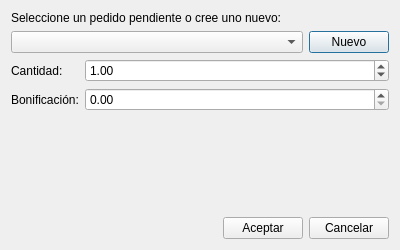
<?xml version="1.0" encoding="UTF-8"?>
<ui version="4.0">
 <class>DialogAnadirAPedido</class>
 <widget class="QDialog" name="DialogAnadirAPedido">
  <property name="geometry">
   <rect>
    <x>0</x>
    <y>0</y>
    <width>400</width>
    <height>250</height>
   </rect>
  </property>
  <property name="windowTitle">
   <string>Añadir a Pedido</string>
  </property>
  <layout class="QVBoxLayout" name="verticalLayout">
   <item>
    <widget class="QLabel" name="label">
     <property name="text">
      <string>Seleccione un pedido pendiente o cree uno nuevo:</string>
     </property>
    </widget>
   </item>
   <item>
    <layout class="QHBoxLayout" name="horizontalLayout">
     <item>
      <widget class="QComboBox" name="comboBoxPedidos">
       <property name="sizePolicy">
        <sizepolicy hsizetype="Expanding" vsizetype="Fixed">
         <horstretch>0</horstretch>
         <verstretch>0</verstretch>
        </sizepolicy>
       </property>
      </widget>
     </item>
     <item>
      <widget class="QPushButton" name="pushButtonNuevo">
       <property name="text">
        <string>Nuevo</string>
       </property>
      </widget>
     </item>
    </layout>
   </item>
   <item>
    <layout class="QFormLayout" name="formLayout">
     <item row="0" column="0">
      <widget class="QLabel" name="labelCantidad">
       <property name="text">
        <string>Cantidad:</string>
       </property>
      </widget>
     </item>
     <item row="0" column="1">
      <widget class="QDoubleSpinBox" name="doubleSpinBoxCantidad">
       <property name="minimum">
        <double>0.010000000000000</double>
       </property>
       <property name="maximum">
        <double>99999.990000000000000</double>
       </property>
       <property name="value">
        <double>1.000000000000000</double>
       </property>
      </widget>
     </item>
     <item row="1" column="0">
      <widget class="QLabel" name="labelBonificacion">
       <property name="text">
        <string>Bonificación:</string>
       </property>
      </widget>
     </item>
     <item row="1" column="1">
      <widget class="QDoubleSpinBox" name="doubleSpinBoxBonificacion">
       <property name="minimum">
        <double>0.0</double>
       </property>
       <property name="maximum">
        <double>99999.990000000000000</double>
       </property>
       <property name="value">
        <double>0.0</double>
       </property>
      </widget>
     </item>
    </layout>
   </item>
   <item>
    <spacer name="verticalSpacer">
     <property name="orientation">
      <enum>Qt::Orientation::Vertical</enum>
     </property>
     <property name="sizeHint" stdset="0">
      <size>
       <width>20</width>
       <height>40</height>
      </size>
     </property>
    </spacer>
   </item>
   <item>
    <layout class="QHBoxLayout" name="horizontalLayout_2">
     <item>
      <spacer name="horizontalSpacer">
       <property name="orientation">
        <enum>Qt::Orientation::Horizontal</enum>
       </property>
       <property name="sizeHint" stdset="0">
        <size>
         <width>40</width>
         <height>20</height>
        </size>
       </property>
      </spacer>
     </item>
     <item>
      <widget class="QPushButton" name="pushButtonAceptar">
       <property name="text">
        <string>Aceptar</string>
       </property>
      </widget>
     </item>
     <item>
      <widget class="QPushButton" name="pushButtonCancelar">
       <property name="text">
        <string>Cancelar</string>
       </property>
      </widget>
     </item>
    </layout>
   </item>
  </layout>
 </widget>
 <resources/>
 <connections>
  <connection>
   <sender>pushButtonCancelar</sender>
   <signal>clicked()</signal>
   <receiver>DialogAnadirAPedido</receiver>
   <slot>reject()</slot>
   <hints>
    <hint type="sourcelabel">
     <x>348</x>
     <y>120</y>
    </hint>
    <hint type="destinationlabel">
     <x>199</x>
     <y>74</y>
    </hint>
   </hints>
  </connection>
 </connections>
</ui>
